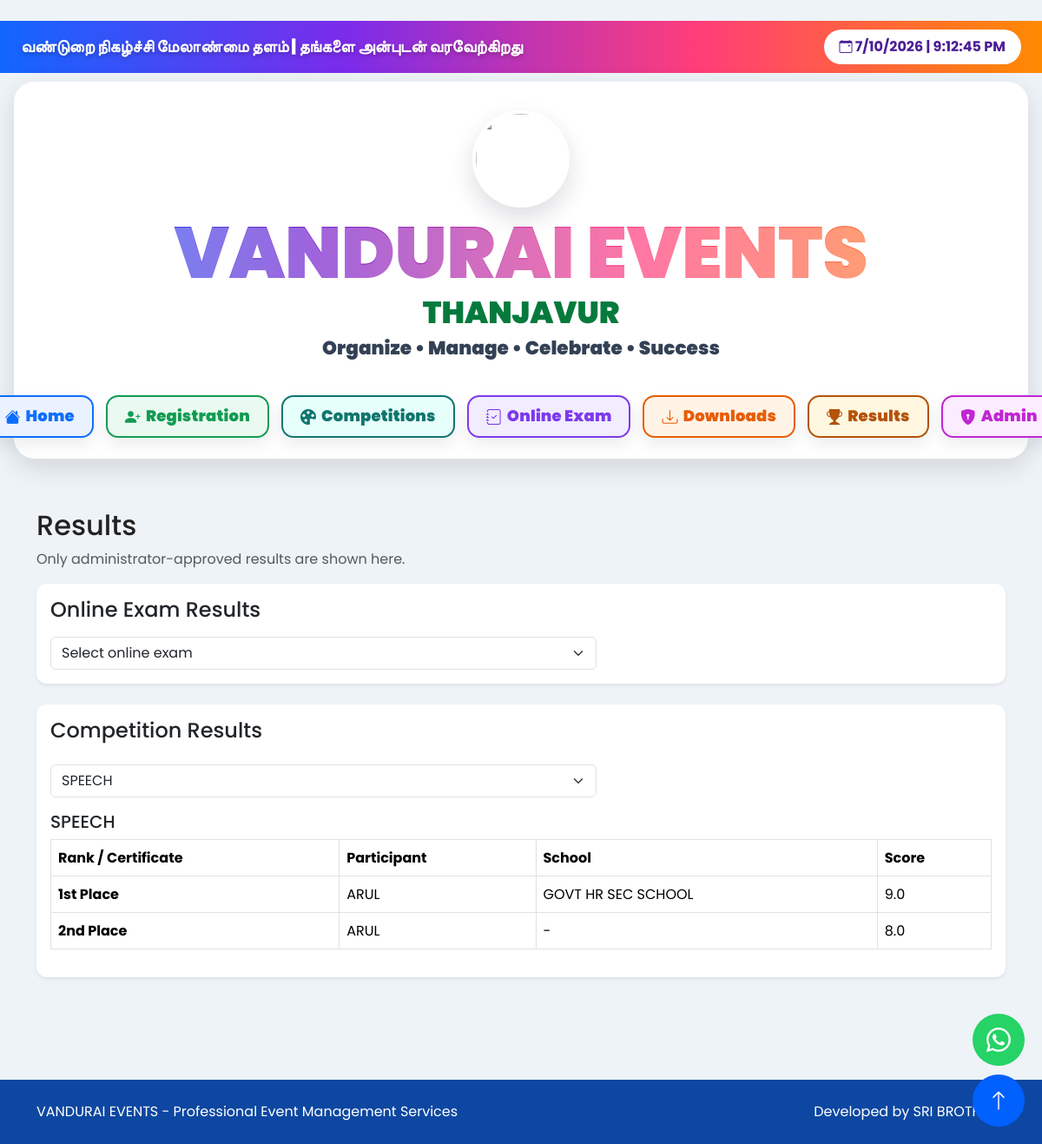
The app's page /results?competition_id=1 with its own data.
### models.py (models this page shows)
class Competition(db.Model):
    __tablename__ = "competitions"
    id = db.Column(db.Integer, primary_key=True)
    event_id = db.Column(db.Integer, db.ForeignKey("events.id"), nullable=False)
    name = db.Column(db.String(180), nullable=False)
    category = db.Column(db.String(100))
    description = db.Column(db.Text)
    registration_enabled = db.Column(db.Boolean, default=True, nullable=False)
    results_published = db.Column(db.Boolean, default=False, nullable=False)
    created_at = db.Column(db.DateTime, default=datetime.utcnow)
    event = db.relationship("Event")
    registrations = db.relationship("CompetitionRegistration", back_populates="competition", cascade="all, delete-orphan")
    judges = db.relationship("CompetitionJudge", back_populates="competition", cascade="all, delete-orphan")

class CompetitionRegistration(db.Model):
    __tablename__ = "competition_registrations"
    __table_args__ = (db.UniqueConstraint("competition_id", "mobile", "participant_name", name="uq_competition_registration"),)
    id = db.Column(db.Integer, primary_key=True)
    competition_id = db.Column(db.Integer, db.ForeignKey("competitions.id"), nullable=False)
    registration_no = db.Column(db.String(32), unique=True, nullable=False)
    participant_name = db.Column(db.String(150), nullable=False)
    gender = db.Column(db.String(20), nullable=False, default="Not specified")
    age = db.Column(db.Integer)
    mobile = db.Column(db.String(20))
    school_name = db.Column(db.String(220))
    class_name = db.Column(db.String(60))
    is_present = db.Column(db.Boolean, default=False, nullable=False)
    score = db.Column(db.Float)
    rank = db.Column(db.String(40), default="Participant Certificate", nullable=False)
    judge_submitted_at = db.Column(db.DateTime)
    created_at = db.Column(db.DateTime, default=datetime.utcnow)
    competition = db.relationship("Competition", back_populates="registrations")

### routes.py (the view)
@routes.route("/results")
def public_competition_results():
    competitions = Competition.query.filter_by(results_published=True).order_by(Competition.name).all()
    competition_id = request.args.get("competition_id", type=int)
    selected = Competition.query.filter_by(id=competition_id, results_published=True).first() if competition_id else None
    public_exams = OnlineExam.query.filter_by(public_results_published=True).order_by(OnlineExam.exam_title).all()
    exam_id = request.args.get("exam_id", type=int)
    selected_exam = OnlineExam.query.filter_by(id=exam_id, public_results_published=True).first() if exam_id else None
    results = []
    if selected:
        results = CompetitionRegistration.query.filter_by(
            competition_id=selected.id
        ).order_by(
            CompetitionRegistration.score.desc(),
            CompetitionRegistration.participant_name,
        ).all()
    exam_attempts = []
    if selected_exam:
        exam_attempts = ExamAttempt.query.filter_by(exam_id=selected_exam.id).filter(
            ExamAttempt.evaluation_status == "evaluated"
        ).order_by(ExamAttempt.score.desc(), ExamAttempt.submitted_at.asc()).all()
    return render_template(
        "competition_results.html", competitions=competitions, selected=selected,
        results=results, public_exams=public_exams, selected_exam=selected_exam,
        exam_attempts=exam_attempts,
    )

### templates/competition_results.html (shortened to what this page needs)
{% extends "base.html" %}
{% block content %}
<main class="container py-5">
  <h2>Results</h2>
  <p class="text-muted">Only administrator-approved results are shown here.</p>
  <div class="card shadow-sm mb-4"><div class="card-body">
    <h4 class="mb-3">Online Exam Results</h4>
    <form class="row g-2"><div class="col-md-7"><select class="form-select" name="exam_id" onchange="this.form.submit()"><option value="">Select online exam</option></select></div></form>
  </div></div>
  <div class="card shadow-sm"><div class="card-body">
    <h4>Competition Results</h4>
    <form class="row g-2 my-3"><div class="col-md-7"><select class="form-select" name="competition_id" onchange="this.form.submit()"><option value="">Select competition</option>{% for item in competitions %}<option value="{{ item.id }}" {% if selected and selected.id == item.id %}selected{% endif %}>{{ item.name }}</option>{% endfor %}</select></div></form>
    {% if selected %}<h5>{{ selected.name }}</h5><div class="table-responsive"><table class="table table-bordered bg-white"><thead><tr><th>Rank / Certificate</th><th>Participant</th><th>School</th><th>Score</th></tr></thead><tbody>{% for item in results %}<tr><td><strong>{{ item.rank }}</strong></td><td>{{ item.participant_name }}</td><td>{{ item.school_name or '-' }}</td><td>{{ item.score if item.score is not none else '-' }}</td></tr>{% else %}<tr><td colspan="4" class="text-center text-muted">Results have not been entered yet.</td></tr>{% endfor %}</tbody></table></div>{% endif %}
  </div></div>
</main>
{% endblock %}

### static/css/style.css (style rules this page uses)
* { margin:0; padding:0; box-sizing:border-box; }
body { font-family:'Poppins',sans-serif; background:#eef3f8; color:#222; }
html { scroll-behavior:smooth; }
body { overflow-x:hidden; }
.card { border:none; border-radius:20px; overflow:hidden; box-shadow:0 6px 20px rgba(0,0,0,.15); }
.card { transition:.4s; }
html, body { width:100%; max-width:100%; overflow-x:hidden; }
.container, .container-fluid { min-width:0; }
.latest-event-card, .counter, .card, .highlight-box, .ticker-shell { border-radius:12px; }
.table-responsive { -webkit-overflow-scrolling:touch; }
input, select, textarea, button { max-width:100%; }

### records on screen
Competition: name "SPEECH"
CompetitionRegistration: rank "1st Place", participant_name "ARUL", school_name "GOVT HR SEC SCHOOL", score "9.0"
CompetitionRegistration: rank "2nd Place", participant_name "ARUL", school_name "-", score "8.0"

### other values on screen
form field competition_id "SPEECH"
